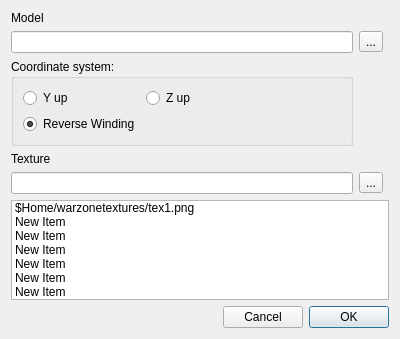
<?xml version="1.0" encoding="UTF-8"?>
<ui version="4.0">
 <class>ImportDialog</class>
 <widget class="QDialog" name="ImportDialog">
  <property name="geometry">
   <rect>
    <x>0</x>
    <y>0</y>
    <width>400</width>
    <height>339</height>
   </rect>
  </property>
  <property name="windowTitle">
   <string>Dialog</string>
  </property>
  <layout class="QGridLayout" name="gridLayout">
   <property name="sizeConstraint">
    <enum>QLayout::SetDefaultConstraint</enum>
   </property>
   <item row="0" column="0">
    <widget class="QLabel" name="label">
     <property name="text">
      <string>Model</string>
     </property>
    </widget>
   </item>
   <item row="1" column="0">
    <widget class="QLineEdit" name="le_fileName">
     <property name="sizePolicy">
      <sizepolicy hsizetype="Expanding" vsizetype="Fixed">
       <horstretch>0</horstretch>
       <verstretch>0</verstretch>
      </sizepolicy>
     </property>
    </widget>
   </item>
   <item row="4" column="0">
    <widget class="QLabel" name="label_2">
     <property name="text">
      <string>Texture</string>
     </property>
    </widget>
   </item>
   <item row="8" column="0" colspan="3">
    <widget class="QListWidget" name="lw_autoFoundTextures">
     <item>
      <property name="text">
       <string>$Home/warzonetextures/tex1.png</string>
      </property>
     </item>
     <item>
      <property name="text">
       <string>New Item</string>
      </property>
     </item>
     <item>
      <property name="text">
       <string>New Item</string>
      </property>
     </item>
     <item>
      <property name="text">
       <string>New Item</string>
      </property>
     </item>
     <item>
      <property name="text">
       <string>New Item</string>
      </property>
     </item>
     <item>
      <property name="text">
       <string>New Item</string>
      </property>
     </item>
     <item>
      <property name="text">
       <string>New Item</string>
      </property>
     </item>
    </widget>
   </item>
   <item row="5" column="0">
    <widget class="QLineEdit" name="le_textureFName"/>
   </item>
   <item row="10" column="0" colspan="3">
    <widget class="QDialogButtonBox" name="dbb_okCancel">
     <property name="sizePolicy">
      <sizepolicy hsizetype="Fixed" vsizetype="Fixed">
       <horstretch>0</horstretch>
       <verstretch>0</verstretch>
      </sizepolicy>
     </property>
     <property name="maximumSize">
      <size>
       <width>16777215</width>
       <height>16777215</height>
      </size>
     </property>
     <property name="layoutDirection">
      <enum>Qt::RightToLeft</enum>
     </property>
     <property name="orientation">
      <enum>Qt::Horizontal</enum>
     </property>
     <property name="standardButtons">
      <set>QDialogButtonBox::Cancel|QDialogButtonBox::Ok</set>
     </property>
    </widget>
   </item>
   <item row="1" column="1">
    <widget class="QToolButton" name="tb_seekFileName">
     <property name="text">
      <string>...</string>
     </property>
    </widget>
   </item>
   <item row="5" column="1">
    <widget class="QToolButton" name="tb_seekTextureFName">
     <property name="text">
      <string>...</string>
     </property>
    </widget>
   </item>
   <item row="3" column="0">
    <widget class="QGroupBox" name="groupBox">
     <property name="title">
      <string>Coordinate system:</string>
     </property>
     <layout class="QFormLayout" name="formLayout">
      <item row="0" column="0">
       <widget class="QRadioButton" name="rb_y_up">
        <property name="text">
         <string>Y up</string>
        </property>
        <property name="checked">
         <bool>false</bool>
        </property>
       </widget>
      </item>
      <item row="0" column="1">
       <widget class="QRadioButton" name="rb_z_up">
        <property name="text">
         <string>Z up</string>
        </property>
       </widget>
      </item>
      <item row="1" column="0">
       <widget class="QRadioButton" name="rb_reverseWindings">
        <property name="text">
         <string>Reverse Winding</string>
        </property>
        <property name="checked">
         <bool>true</bool>
        </property>
        <property name="autoExclusive">
         <bool>false</bool>
        </property>
       </widget>
      </item>
     </layout>
    </widget>
   </item>
  </layout>
 </widget>
 <resources/>
 <connections>
  <connection>
   <sender>dbb_okCancel</sender>
   <signal>accepted()</signal>
   <receiver>ImportDialog</receiver>
   <slot>accept()</slot>
   <hints>
    <hint type="sourcelabel">
     <x>248</x>
     <y>254</y>
    </hint>
    <hint type="destinationlabel">
     <x>157</x>
     <y>274</y>
    </hint>
   </hints>
  </connection>
  <connection>
   <sender>dbb_okCancel</sender>
   <signal>rejected()</signal>
   <receiver>ImportDialog</receiver>
   <slot>reject()</slot>
   <hints>
    <hint type="sourcelabel">
     <x>316</x>
     <y>260</y>
    </hint>
    <hint type="destinationlabel">
     <x>286</x>
     <y>274</y>
    </hint>
   </hints>
  </connection>
 </connections>
</ui>
